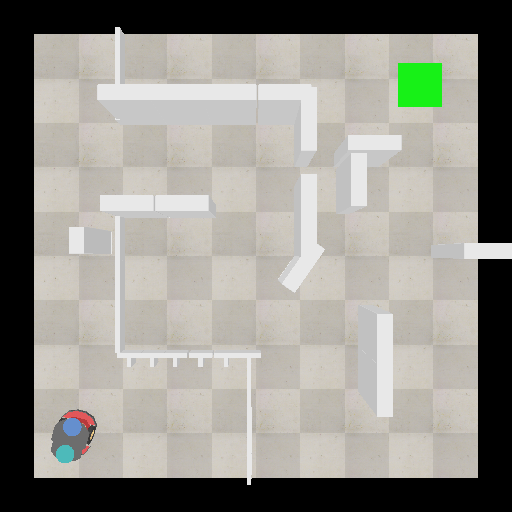
#> input picture top_view.png, 512 x 512 px, found by its file name
$ python project_update4_2.py
#> lines starting #> are read from the running program, lines starting #| are printed output that depends on the picture; after the words box and inside, x2 and y2 are one past the last pixel; in counts of white or black regions, pixels touching at a corner belong together; long printed decimals are rounded
#!/usr/bin/env python3
# -*- coding: utf-8 -*-
"""
Created on Sat Nov 16 17:47:25 2019

@author: yihuicui
"""

import cv2
import numpy as np
import sys
import heapq
import matplotlib.pyplot as plt
try:
    import vrep
except:
    print ('--------------------------------------------------------------')
    print ('"vrep.py" could not be imported. This means very probably that')
    print ('either "vrep.py" or the remoteApi library could not be found.')
    print ('Make sure both are in the same folder as this file,')
    print ('or appropriately adjust the file "vrep.py"')
    print ('--------------------------------------------------------------')
    print ('')

import time
from IPython.display import clear_output
from IPython.display import display
import ctypes
import collections
from PID import PID


path = r"C:\Users\alber\Documents\ECE_470\ECE470_Project\top_view.png"
img = cv2.imread(path)
#> img is the input picture: shape (512, 512, 3); mean B, G, R 139.7, 146.7, 148.3
img = cv2.cvtColor(img, cv2.COLOR_BGR2RGB)
#img = cv2.resize(img, (500, 500))
#img = cv2.flip( img, 0 )

plt.imshow(img)
#> (this line was passed over: IPython is not available in this run)
plt.show()
def obstacles_grid(img):
    # getting the walls
    mask_wall = cv2.inRange(img, np.array([230,230,230]),np.array([235,235,235]))
    # getting the rims
    mask_rim = cv2.inRange(img, 0, 0)
    mask_total = cv2.bitwise_or(mask_wall,mask_rim,mask_rim)
    mask_total = cv2.bitwise_not(mask_total)
    return mask_total
img_obs = obstacles_grid(img)
#> in obstacles_grid, `mask_wall = cv2.inRange(img, np.array([230,230,230]),np.array([235,235..`:
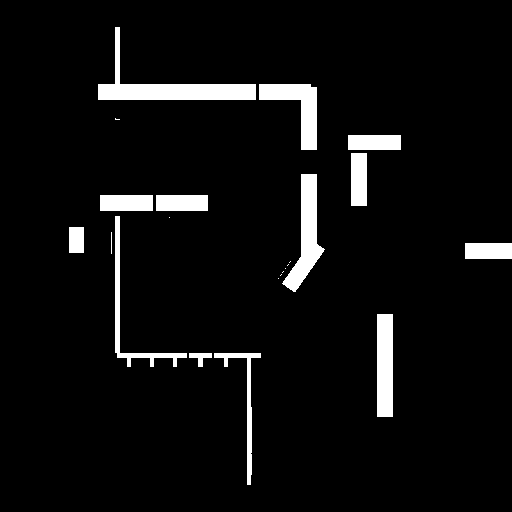
#> mask_wall: shape (512, 512); 5.7% white; 22 white regions (8 under 20 px), largest, box (x1, y1, x2, y2) and area: (98, 27, 256, 100) 2813, (282, 174, 325, 292) 1997, (259, 84, 317, 150) 1710
#> in obstacles_grid, `mask_rim = cv2.inRange(img, 0, 0)`:
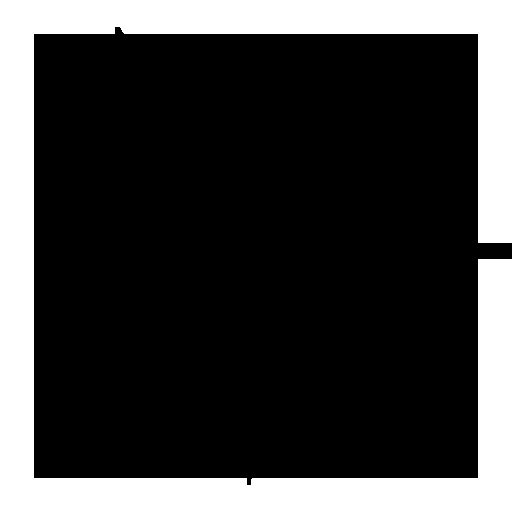
#> mask_rim: shape (512, 512); 24.6% white; 1 white region, box (x1, y1, x2, y2) and area: (0, 0, 512, 512) 64387
#> in obstacles_grid, `mask_total = cv2.bitwise_or(mask_wall,mask_rim,mask_rim)`:
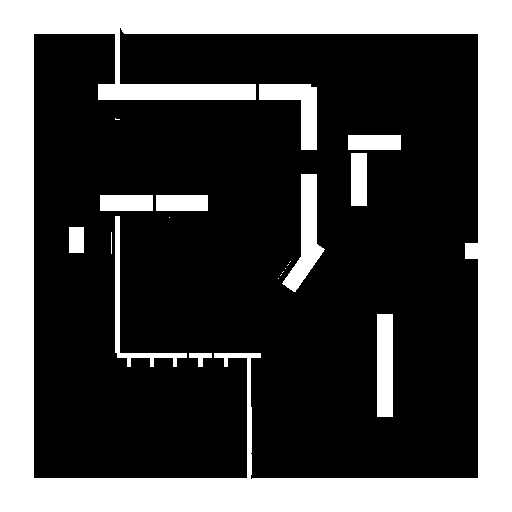
#> mask_total: shape (512, 512); 30.2% white; 20 white regions (8 under 20 px), largest, box (x1, y1, x2, y2) and area: (0, 0, 512, 512) 68798, (282, 174, 325, 292) 1997, (259, 84, 317, 150) 1710
plt.imshow(img_obs, cmap="gray")
#> (this line was passed over: IPython is not available in this run)
plt.show()


def get_front_disk_position (img):
    front_disk_mask = cv2.inRange(img, np.array([100,140,205]), np.array([105,145,210]))
    contours, hierarchy = cv2.findContours(front_disk_mask.copy(), cv2.RETR_EXTERNAL,cv2.CHAIN_APPROX_SIMPLE)
    #no need for the for loop but it is used to avoid errors
    for c in contours:
        # compute the center of the contour
        M = cv2.moments(c)
        cX = int(M["m10"] / M["m00"])
        cY = int(M["m01"] / M["m00"])
    return np.array([cY,cX])

def get_back_disk_position (img):
    rear_disk_mask = cv2.inRange(img, np.array([75,185,185]), np.array([80,190,190]))
    contours, hierarchy = cv2.findContours(rear_disk_mask.copy(), cv2.RETR_EXTERNAL,cv2.CHAIN_APPROX_SIMPLE)
    #no need for the for loop but it is used to avoid errors
    for c in contours:
        # compute the center of the contour
        M = cv2.moments(c)
        cX = int(M["m10"] / M["m00"])
        cY = int(M["m01"] / M["m00"])
    return np.array([cY,cX])
def get_robot_orientation(img):
    front_disk_position = get_front_disk_position (img)
#> in get_front_disk_position, `front_disk_mask = cv2.inRange(img, np.array([100,140,205]), np.array([..`:
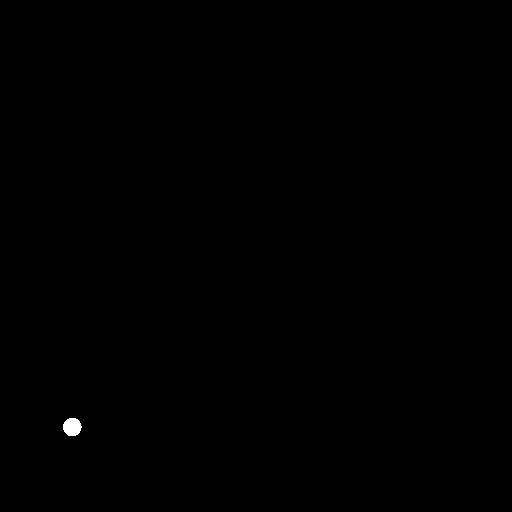
#> front_disk_mask: shape (512, 512); 0.1% white; 1 white region
#> in get_front_disk_position, `contours, hierarchy = cv2.findContours(front_disk_mask.copy(), cv2.RET..`: contours = 1 contour; box (x1, y1, x2, y2) and area: (63, 418, 82, 436) 243
#> the loop in get_front_disk_position, `for c in contours:` made 1 pass
#> (cX, cY) on pass 1: (71, 426)
    rear_disk_position =  get_back_disk_position (img)
    orientation = np.arctan2(rear_disk_position[1]-front_disk_position[1] , rear_disk_position[0]-front_disk_position[0])
    return orientation
orient = get_robot_orientation(img)
#> in get_robot_orientation, `front_disk_position = get_front_disk_position (img)`: front_disk_position = [426, 71]
#> in get_back_disk_position, `rear_disk_mask = cv2.inRange(img, np.array([75,185,185]), np.array([80..`:
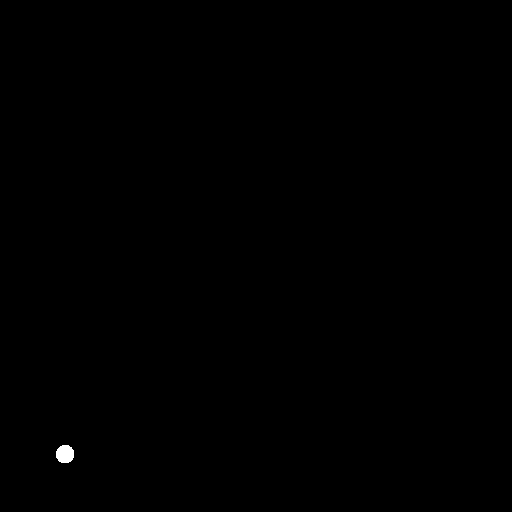
#> rear_disk_mask: shape (512, 512); 0.1% white; 1 white region
#> in get_back_disk_position, `contours, hierarchy = cv2.findContours(rear_disk_mask.copy(), cv2.RETR..`: contours = 1 contour; box (x1, y1, x2, y2) and area: (56, 445, 74, 463) 242
#> the loop in get_back_disk_position, `for c in contours:` made 1 pass
#> (cX, cY) on pass 1: (64, 453)
#> in get_robot_orientation, `rear_disk_position =  get_back_disk_position (img)`: rear_disk_position = [453, 64]
#> in get_robot_orientation, `orientation = np.arctan2(rear_disk_position[1]-front_disk_position[1] ..`: orientation = -0.254
#> orient = -0.254
print(orient)
#| -0.2537


def get_robot_position(img):
    front_disk_position = get_front_disk_position (img)
#> the loop in get_front_disk_position (call 2), `for c in contours:` made 1 pass
    rear_disk_position =  get_back_disk_position (img)
    robot_pos = (front_disk_position+rear_disk_position)/2
    results,Pioneer = vrep.simxGetObjectHandle(clientID,"Pioneer_p3dx",vrep.simx_opmode_blocking)
    results,Position=vrep.simxGetObjectPosition(clientID,Pioneer,-1,vrep.simx_opmode_streaming)
    results,Position=vrep.simxGetObjectPosition(clientID,Pioneer,-1,vrep.simx_opmode_buffer)
    print(Position)
    return tuple(robot_pos.astype('int'))

center_robot = get_robot_position(img)
#> in get_robot_position, `front_disk_position = get_front_disk_position (img)`: front_disk_position = [426, 71]
#> the loop in get_back_disk_position (call 2), `for c in contours:` made 1 pass
#> in get_robot_position, `rear_disk_position =  get_back_disk_position (img)`: rear_disk_position = [453, 64]
#> in get_robot_position, `robot_pos = (front_disk_position+rear_disk_position)/2`: robot_pos = [439.5, 67.5]
#> (the run stopped early here; a loop or call above may not have finished)

$ run again, with Astar_smooth_vrep.png copied over top_view.png
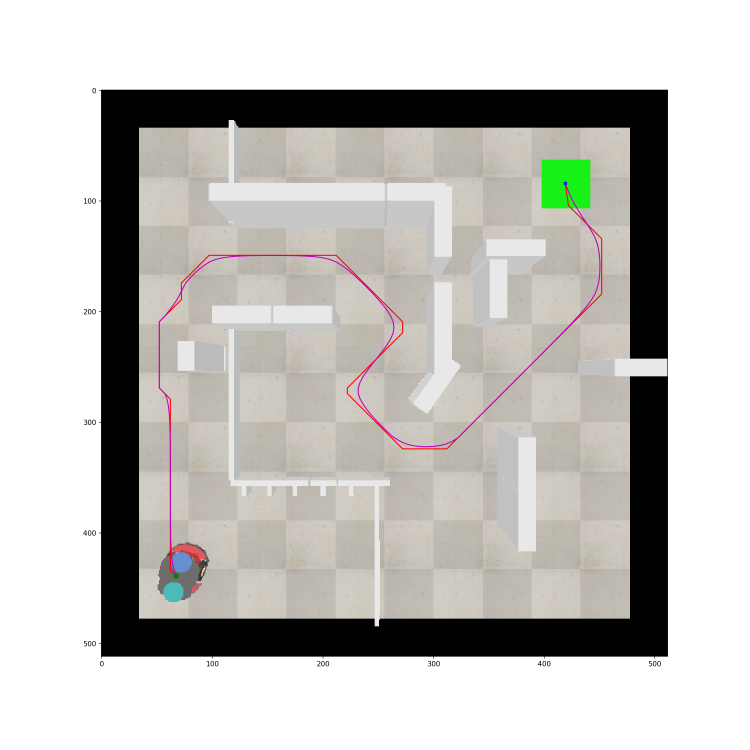
#> input picture Astar_smooth_vrep.png, 2250 x 2250 px, found by its file name (shown at 1/3 size)
#> img is the input picture: shape (2250, 2250, 3); mean B, G, R 188.6, 192.1, 193.8
#> in obstacles_grid, `mask_wall = cv2.inRange(img, np.array([230,230,230]),np.array([235,235..`:
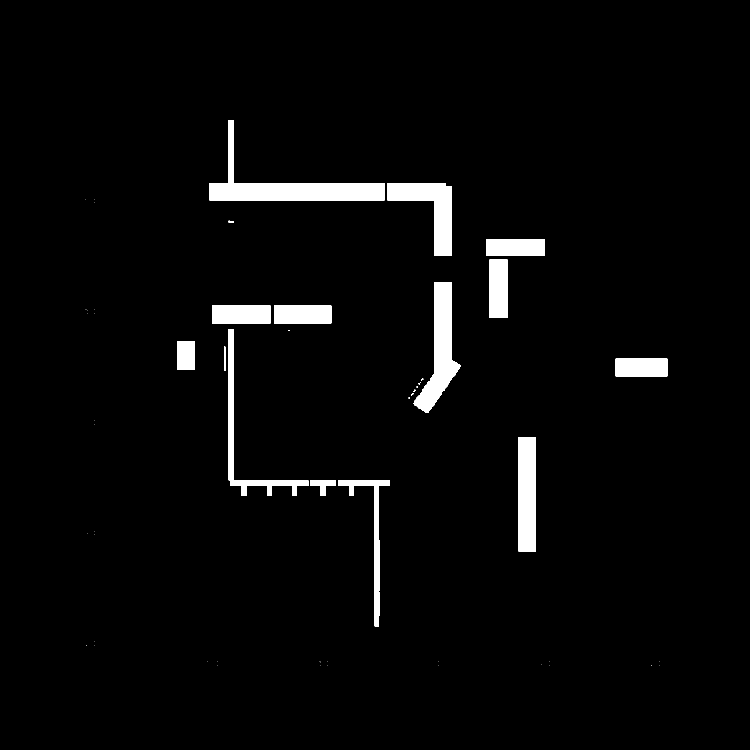
#> mask_wall: shape (2250, 2250) (shown at 1/3 size); 3.2% white; 58 white regions (39 under 20 px), largest, box (x1, y1, x2, y2) and area: (629, 360, 1153, 602) 30796, (1240, 847, 1382, 1239) 21987, (1163, 549, 1356, 768) 18827
#> mask_rim: shape (2250, 2250); 14% white; 97 white regions (92 under 20 px), largest, box (x1, y1, x2, y2) and area: (304, 270, 2003, 1969) 710055, (253, 595, 261, 611) 28, (621, 1983, 629, 1999) 28, (250, 1591, 261, 1607) 27, (1614, 1983, 1625, 1999) 27
#> in obstacles_grid, `mask_total = cv2.bitwise_or(mask_wall,mask_rim,mask_rim)`:
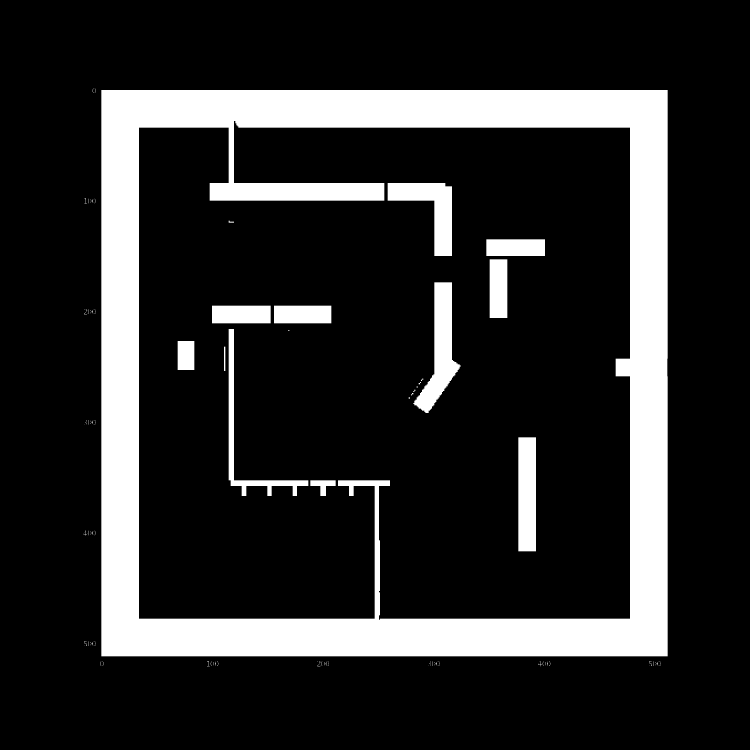
#> mask_total: shape (2250, 2250) (shown at 1/3 size); 17.3% white; 116 white regions (95 under 20 px), largest, box (x1, y1, x2, y2) and area: (304, 270, 2003, 1969) 758274, (1240, 847, 1382, 1239) 21987, (1163, 549, 1356, 768) 18827
#> front_disk_mask: shape (2250, 2250); 0.06% white; 2 white regions
#> in get_front_disk_position, `contours, hierarchy = cv2.findContours(front_disk_mask.copy(), cv2.RET..`: contours = 2 contours; box (x1, y1, x2, y2) and area: (517, 1657, 576, 1717) 2696, (513, 1677, 518, 1704) 26
#> the loop in get_front_disk_position, `for c in contours:` made 2 passes
#> (cX, cY) on passes 1 to 2: (514, 1691), (545, 1686)
#> in get_robot_orientation, `front_disk_position = get_front_disk_position (img)`: front_disk_position = [1686, 545]
#> rear_disk_mask: shape (2250, 2250); 0.06% white; 1 white region
#> in get_back_disk_position, `contours, hierarchy = cv2.findContours(rear_disk_mask.copy(), cv2.RETR..`: contours = 1 contour; box (x1, y1, x2, y2) and area: (490, 1747, 550, 1806) 2836
#> the loop in get_back_disk_position, `for c in contours:` made 1 pass
#> (cX, cY) on pass 1: (519, 1776)
#> in get_robot_orientation, `rear_disk_position =  get_back_disk_position (img)`: rear_disk_position = [1776, 519]
#> orientation = -0.281
#| -0.2812
#> the loop in get_front_disk_position (call 2), `for c in contours:` made 2 passes
#> in get_robot_position, `front_disk_position = get_front_disk_position (img)`: front_disk_position = [1686, 545]
#> the loop in get_back_disk_position (call 2), `for c in contours:` made 1 pass
#> in get_robot_position, `rear_disk_position =  get_back_disk_position (img)`: rear_disk_position = [1776, 519]
#> robot_pos = [1731, 532]
